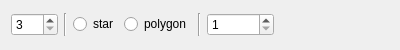
<?xml version="1.0" encoding="UTF-8"?>
<ui version="4.0">
 <class>StampConfig</class>
 <widget class="QWidget" name="StampConfig">
  <property name="geometry">
   <rect>
    <x>0</x>
    <y>0</y>
    <width>400</width>
    <height>50</height>
   </rect>
  </property>
  <property name="minimumSize">
   <size>
    <width>0</width>
    <height>50</height>
   </size>
  </property>
  <property name="maximumSize">
   <size>
    <width>16777215</width>
    <height>50</height>
   </size>
  </property>
  <property name="windowTitle">
   <string>Form</string>
  </property>
  <layout class="QVBoxLayout" name="verticalLayout">
   <item>
    <layout class="QHBoxLayout" name="horizontalLayout">
     <item>
      <widget class="QSpinBox" name="countSpin">
       <property name="toolTip">
        <string>number of vertices of the polygon</string>
       </property>
       <property name="minimum">
        <number>3</number>
       </property>
       <property name="maximum">
        <number>100</number>
       </property>
      </widget>
     </item>
     <item>
      <widget class="Line" name="line_2">
       <property name="orientation">
        <enum>Qt::Vertical</enum>
       </property>
      </widget>
     </item>
     <item>
      <widget class="QRadioButton" name="radioButton">
       <property name="text">
        <string>star</string>
       </property>
      </widget>
     </item>
     <item>
      <widget class="QRadioButton" name="radioButton_2">
       <property name="text">
        <string>polygon</string>
       </property>
      </widget>
     </item>
     <item>
      <widget class="Line" name="line">
       <property name="orientation">
        <enum>Qt::Vertical</enum>
       </property>
      </widget>
     </item>
     <item>
      <widget class="QSpinBox" name="spinBox">
       <property name="toolTip">
        <string>radius</string>
       </property>
       <property name="minimum">
        <number>1</number>
       </property>
       <property name="maximum">
        <number>1000000</number>
       </property>
      </widget>
     </item>
     <item>
      <spacer name="horizontalSpacer">
       <property name="orientation">
        <enum>Qt::Horizontal</enum>
       </property>
       <property name="sizeHint" stdset="0">
        <size>
         <width>40</width>
         <height>20</height>
        </size>
       </property>
      </spacer>
     </item>
    </layout>
   </item>
  </layout>
 </widget>
 <resources/>
 <connections/>
</ui>
